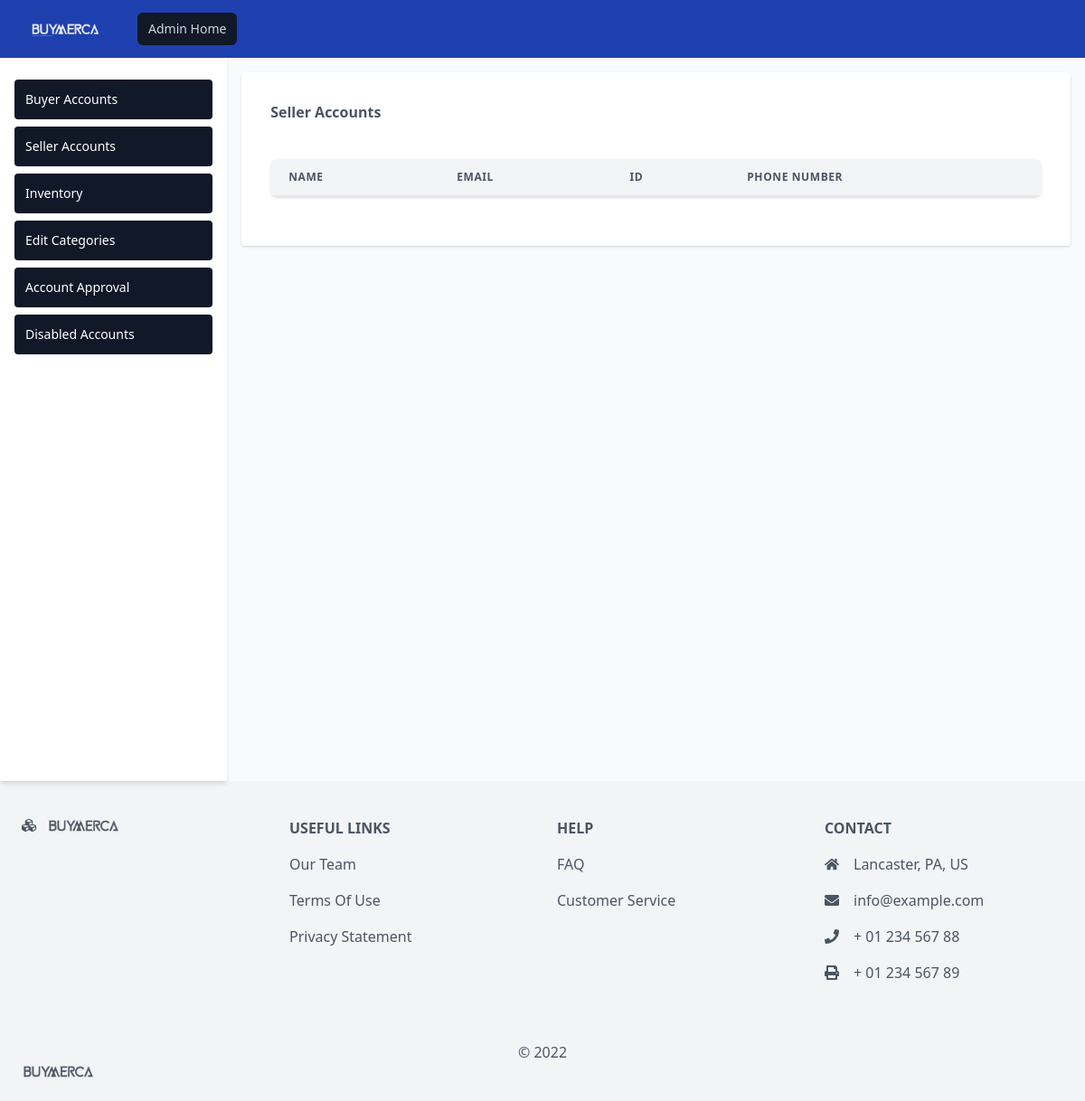
Before: /sellerAccounts.php with the older database file.
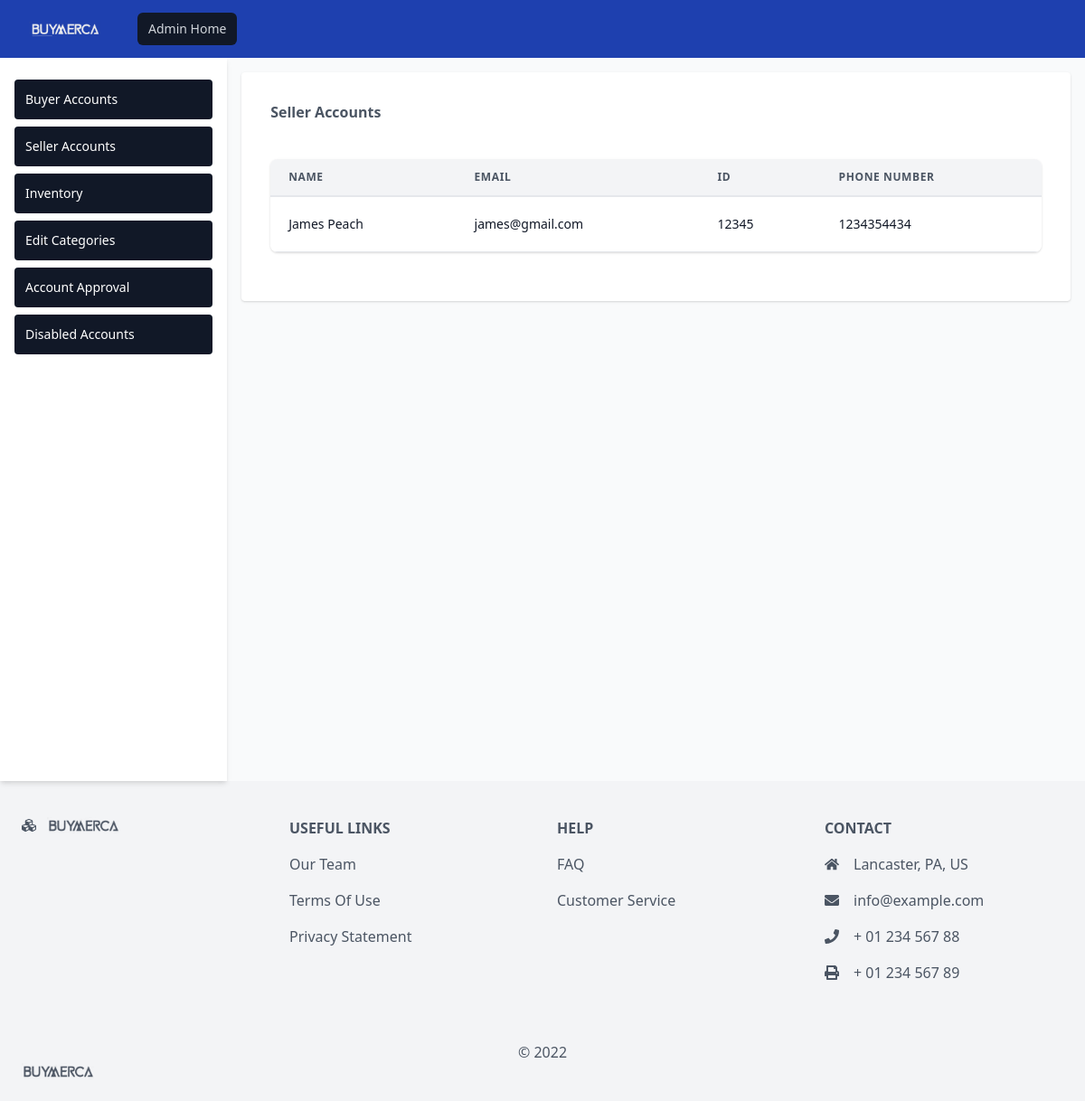
After: the same page with the newer database file.
### tables this page shows
CREATE TABLE `Users` (
  `first_name` varchar(50) NOT NULL,
  `last_name` varchar(50) NOT NULL,
  `email` varchar(100) NOT NULL,
  `password` varchar(20) NOT NULL,
  `user_ID` int(7) NOT NULL,
  `role` varchar(50) NOT NULL,
  `address_first_line` varchar(200) DEFAULT NULL,
  `address_second_line` varchar(200) DEFAULT NULL,
  `city` varchar(30) DEFAULT NULL,
  `state_abbreviation` varchar(2) DEFAULT NULL,
  `zip_code` int(11) DEFAULT NULL,
  `telephone_number` int(10) DEFAULT NULL,
  `gender` varchar(20) NOT NULL,
  `approval` int(1) DEFAULT NULL,
  `disabled` int(1) DEFAULT NULL
);

### sellerAccounts.php (the view, shortened to what the changed rows need)
<?php
    include 'db_connection.php';
?>
<?php
include 'templates/nav-admin.php';
?>
<main class="flex w-full">
    <section class="w-full p-4">
        <div class="w-full text-md">
            <div class="bg-white shadow sm:rounded">
                <div class="mt-5 md:mt-0 md:col-span-2">
                    <div class="bg-white p-8 rounded-md w-full">
                        <div class=" flex items-center justify-between pb-6">
                            <div>
                                <h2 class="text-gray-600 font-semibold">Seller Accounts</h2>
                            </div>
                        </div>
                        <form action="buyerAccounts.php" id="form1" method="POST">
                            <div class="-mx-4 sm:-mx-8 px-4 sm:px-8 py-4 overflow-x-auto">
                                <div class="inline-block min-w-full shadow rounded-lg overflow-hidden">
                                    <?php
                                      $sql = "SELECT *
                                      FROM Users";
                                      $result = $conn->query($sql);
                                    ?>
                                    <table class="min-w-full leading-normal">
                                        <thead>
                                            <tr>
                                            <th
                                                class="px-5 py-3 border-b-2 border-gray-200 bg-gray-100 text-left text-xs font-semibold text-gray-600 uppercase tracking-wider">
                                                Name
                                            </th>
                                            <th
                                                class="px-5 py-3 border-b-2 border-gray-200 bg-gray-100 text-left text-xs font-semibold text-gray-600 uppercase tracking-wider">
                                                Email
                                            </th>
                                            <th
                                                class="px-5 py-3 border-b-2 border-gray-200 bg-gray-100 text-left text-xs font-semibold text-gray-600 uppercase tracking-wider">
                                                ID
                                            </th>
                                            <th
                                                class="px-5 py-3 border-b-2 border-gray-200 bg-gray-100 text-left text-xs font-semibold text-gray-600 uppercase tracking-wider">
                                                Phone Number
                                            </th>
                                            </tr>
                                        </thead>
                                        <?php
                                        while($res = mysqli_fetch_array($result)) {
                                          if($res['role'] == 'seller' && $res['approval'] == '1'){
                                        ?>
                                        <tbody>
                                            <tr>
                                            <td class="px-5 py-5 border-b border-gray-200 bg-white text-sm">
                                                <p class="text-gray-900 whitespace-no-wrap">
                                                <?php echo $res['first_name']. " " .$res['last_name']?>
                                                </p>
                                            </td>
                                            <td class="px-5 py-5 border-b border-gray-200 bg-white text-sm">
                                                <p class="text-gray-900 whitespace-no-wrap">
                                                <?php echo $res['email']?>
                                                </p>
                                            </td>
                                            <td class="px-5 py-5 border-b border-gray-200 bg-white text-sm">
                                                <p class="text-gray-900 whitespace-no-wrap">
                                                <?php echo $res['user_ID']?>
                                                </p>
                                            </td>
                                            <td class="px-5 py-5 border-b border-gray-200 bg-white text-sm">
                                                <p class="text-gray-900 whitespace-no-wrap">
                                                <?php echo $res['telephone_number']?>
                                                </p>
                                            </td>
                                            </tr>
                                        </tbody>
                                        <?php
                                            }
                                          }
                                        ?>
                                    </table>
                                </div>
                            </div>
                        </form>
	                </div>
                </div>
            </div>
        </div>
    </section>
</main>

Changed rows visible on the page:
added users: first_name "James", last_name "Peach", email "james@gmail.com", user_ID "12345", telephone_number "1234354434"
